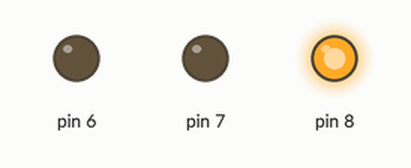
Simulated run of this sketch. Board: Arduino Uno, built with avr-gcc and run on an emulated ATmega328P. Shown: output pins drawn as LEDs (lit = HIGH).

Above: at 2.0 s.
At 5.5 s:
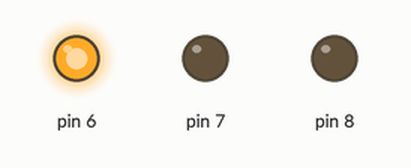
At 8.0 s:
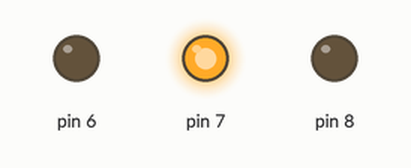
Timing chart, 0 to 11.7 s (numbered marks = the images above):
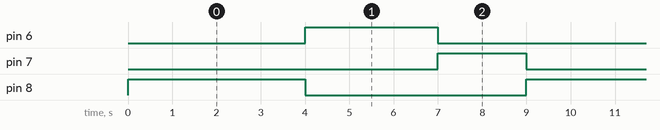

The sketch:

circuito_1.ino
```cpp
/*
Enlace Tinkercad
https://www.tinkercad.com/things/9sMqw70Y9Hk-copy-of-semaforo-1/editel?sharecode=37aNWS8SyPC3EKnuJE9e59TauVp-96WMBPo85Le2j7k
*/


void setup()
{
  pinMode(7, OUTPUT);
  pinMode(8, OUTPUT);
  pinMode(6, OUTPUT);
}

void loop()
{
  digitalWrite(7, LOW);
  digitalWrite(8, HIGH);
  delay(4000); // Espera por 4 segundo
  digitalWrite(8, LOW);
  digitalWrite(6, HIGH);
  delay (3000); //Espera por 3 segundos
  digitalWrite(6, LOW);
  digitalWrite(8, LOW);
  digitalWrite(7, HIGH);
  delay(2000); // Espera por 2 segundos
}
```

Measured:
- by itself, pin 6: alternates HIGH for 3.0 s and LOW for 6.0 s
- by itself, pin 7: alternates HIGH for 2.0 s and LOW for 7.0 s
- by itself, pin 8: alternates HIGH for 4.0 s and LOW for 5.0 s
